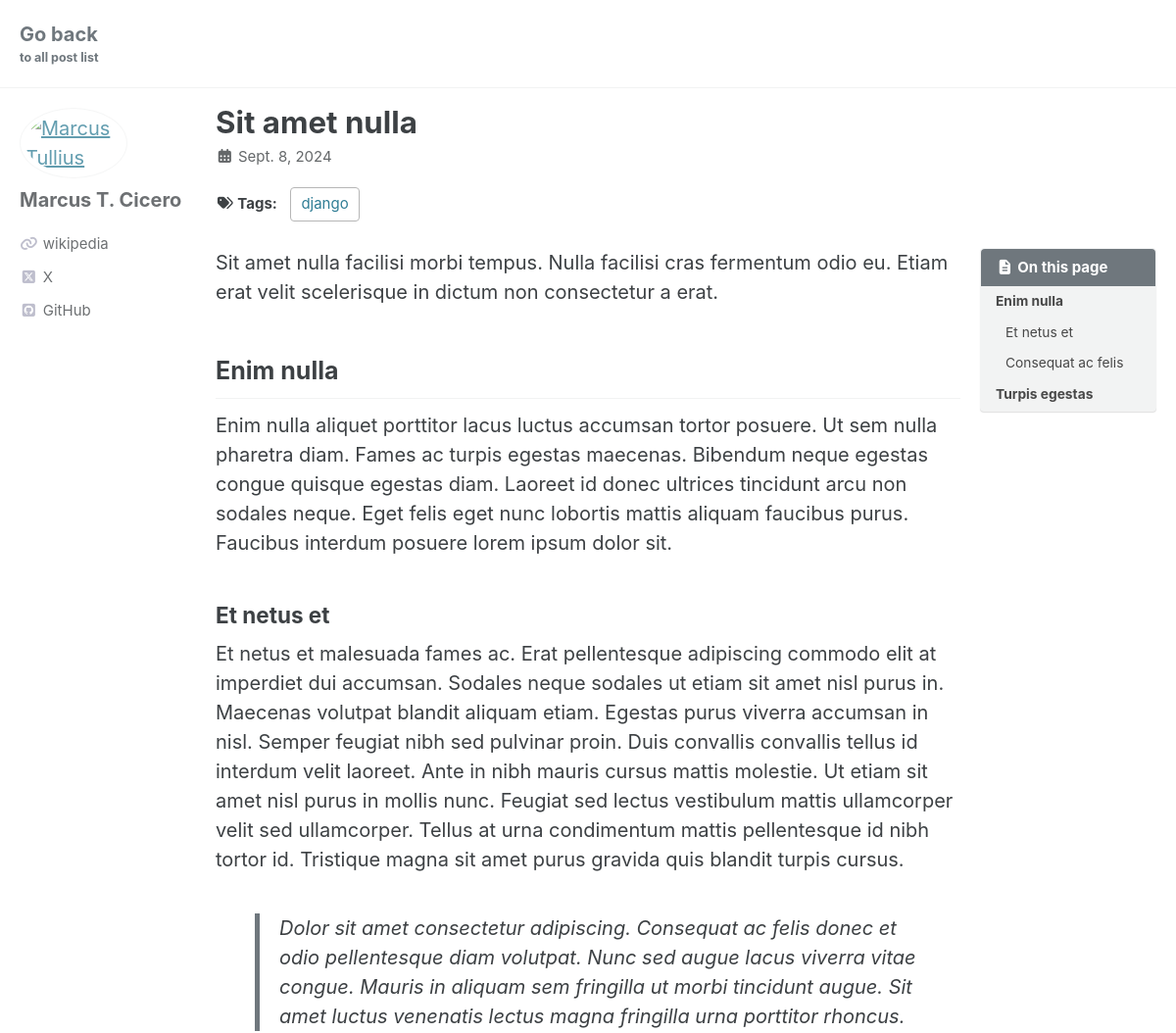
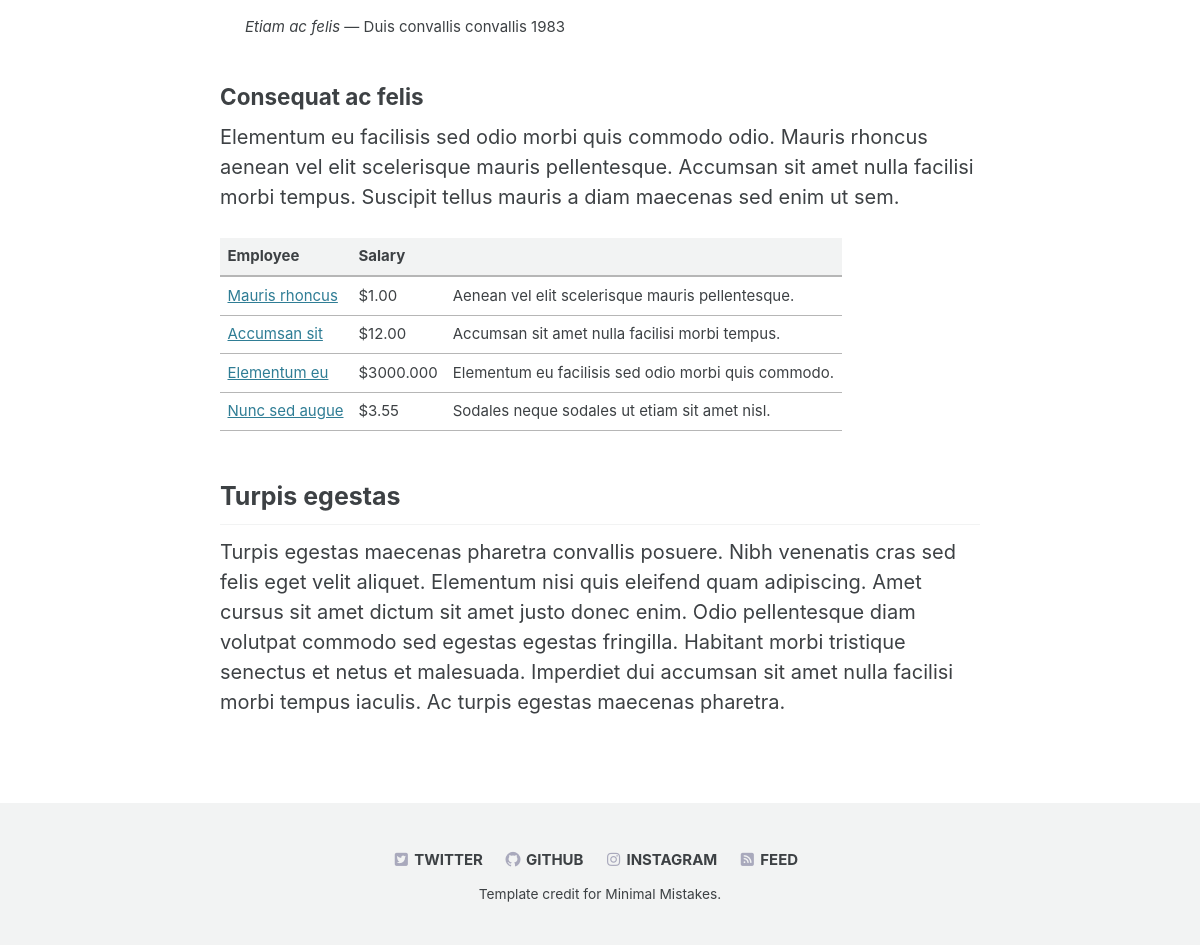
Screenshot of /article/sit-amet with the database file from the repository (2 pictures, top to bottom).
### main/models.py (models this page shows)
class Article(models.Model):
    NAME_MAX_LENGTH = 255
    ADDRESS_MAX_LENGTH = 255
    id = models.UUIDField(
        primary_key=True,
        default=uuid.uuid4,
        editable=False,
        verbose_name="ID",
        help_text="Unique identifier for an article.",
    )
    title = models.CharField(
        max_length=NAME_MAX_LENGTH,
        verbose_name="Title",
        help_text="Title of the article",
    )
    slug = models.SlugField(default="", null=False)
    template_filename = models.TextField(null=True,blank=True)
    description = models.TextField(null=True,blank=True)
    reading_minutes = models.IntegerField(default=3)
    public = models.BooleanField(default=False)
    tags = models.ManyToManyField(Tag, blank=True)
    created_at = models.DateTimeField(
        auto_now_add=True,
        db_index=True,
        verbose_name="Created at",
        help_text="Date and time when the record was created.",
    )
    created_by = models.ForeignKey(
        to=User,
        on_delete=models.PROTECT,
        related_name="+",
        verbose_name="Created by",
        help_text="User who created this record.",
        null=True,
        blank=True
    )
    def __str__(self) -> str:
        return self.title

class Tag(models.Model):
    TAG_MAX_LENGTH = 255
    name = models.CharField(
        max_length=TAG_MAX_LENGTH,
        verbose_name="Tag",
        help_text="tag",
    )
    def __str__(self) -> str:
        return self.name

### main/views.py (the view)
# urls.py: path('<slug:article_slug>', views.ArticleView.as_view(), name='post'),
class ArticleView(TemplateView):
    slug_url_kwarg = "article_slug"
    def get(self, request, *args, **kwargs) -> HttpResponse:
        slug = self.kwargs.get(self.slug_url_kwarg)
        print(f"{slug=}")
        article = Article.objects.filter(slug=slug).first()
        print(f"{article=}")
        if article is None or (not article.public and not request.user.is_authenticated):
            return render(request=request, template_name="404.html", context={})
        context = {
            "article": article,
        }
        print(f"{article.template_filename=}")
        return render(request=request, template_name=article.template_filename, context=context)

### main/templates/posts/sit_amet.html (shortened to what this page needs)
{% extends "main/base.html" %}
{% load static %}
{% block content %}
    <article class="page" itemscope itemtype="https://schema.org/CreativeWork">
      <div class="page__inner-wrap">
        <header>
          <h1 id="page-title" class="page__title" itemprop="headline">
            <a href="https://mmistakes.github.io/minimal-mistakes/markup/markup-html-tags-and-formatting/" itemprop="url">{{article.title}}</a>
          </h1>
          <p class="page__meta">
            <span class="page__meta-readtime"><i class="fas fa-fw fa-calendar-alt" aria-hidden="true"></i>
              {{ article.created_at|date }}</span>
          </p>
          <p class="page__taxonomy", style="font-size: .75em;">
            <strong><i class="fas fa-fw fa-tags" aria-hidden="true"></i> Tags: </strong>
            {% if article.tags.exists %}
              <span itemprop="keywords">
                {% for tag in article.tags.all %}
                  <a href="/article/tag/{{ tag }}" class="page__taxonomy-item p-category" rel="tag">{{ tag }}</a><span class="sep">, </span>
                {% endfor %}
              </span>
            {% endif %}
          </p>
        </header>
        <section class="page__content" itemprop="text">
          <aside class="sidebar__right ">
            <nav class="toc">
              <header>
                <h4 class="nav__title"><i class="fas fa-file-alt"></i> On this page</h4></header>
                <ul class="toc__menu">
                  <li><a href="#header-two">Enim nulla</a>
                    <ul>
                      <li><a href="#header-three">Et netus et</a></li>
                      <li><a href="#tables">Consequat ac felis</a></li>
                    </ul>
                  </li>
                  <li><a href="#definition-lists">Turpis egestas</a></li>
                </ul>
            </nav>
          </aside>
          <p>Sit amet nulla facilisi morbi tempus. Nulla facilisi cras fermentum odio eu. Etiam erat velit scelerisque in dictum non consectetur a erat. </p>
          <h2 id="header-two">Enim nulla</h2>
          Enim nulla aliquet porttitor lacus luctus accumsan tortor posuere. Ut sem nulla pharetra diam. Fames ac turpis egestas maecenas. Bibendum neque egestas congue quisque egestas diam. Laoreet id donec ultrices tincidunt arcu non sodales neque. Eget felis eget nunc lobortis mattis aliquam faucibus purus. Faucibus interdum posuere lorem ipsum dolor sit.</p>
          <h3 id="header-three">Et netus et</h3>
            <p>Et netus et malesuada fames ac. Erat pellentesque adipiscing commodo elit at imperdiet dui accumsan. Sodales neque sodales ut etiam sit amet nisl purus in. Maecenas volutpat blandit aliquam etiam. Egestas purus viverra accumsan in nisl. Semper feugiat nibh sed pulvinar proin. Duis convallis convallis tellus id interdum velit laoreet. Ante in nibh mauris cursus mattis molestie. Ut etiam sit amet nisl purus in mollis nunc. Feugiat sed lectus vestibulum mattis ullamcorper velit sed ullamcorper. Tellus at urna condimentum mattis pellentesque id nibh tortor id. Tristique magna sit amet purus gravida quis blandit turpis cursus. </p>
            <blockquote>
              <p>Dolor sit amet consectetur adipiscing. Consequat ac felis donec et odio pellentesque diam volutpat. Nunc sed augue lacus viverra vitae congue. Mauris in aliquam sem fringilla ut morbi tincidunt augue. Sit amet luctus venenatis lectus magna fringilla urna porttitor rhoncus.</p>
            </blockquote>
          <p class="small"><cite>Etiam ac felis</cite> — Duis convallis convallis 1983</p>
          <h3 id="tables">Consequat ac felis</h3>
          <p>Elementum eu facilisis sed odio morbi quis commodo odio. Mauris rhoncus aenean vel elit scelerisque mauris pellentesque. Accumsan sit amet nulla facilisi morbi tempus. Suscipit tellus mauris a diam maecenas sed enim ut sem. </p>
          <table>
            <thead>
              <tr>
                <th>Employee</th>
                <th>Salary</th>
                <th> </th>
              </tr>
            </thead>
            <tbody>
              <tr>
                <td><a href="#">Mauris rhoncus </a></td>
                <td>$1.00</td>
                <td>Aenean vel elit scelerisque mauris pellentesque.</td>
              </tr>
              <tr>
                <td><a href="#">Accumsan sit</a></td>
                <td>$12.00</td>
                <td>Accumsan sit amet nulla facilisi morbi tempus.</td>
              </tr>
              <tr>
                <td><a href="#">Elementum eu</a></td>
                <td>$3000.000</td>
                <td>Elementum eu facilisis sed odio morbi quis commodo.</td>
              </tr>
              <tr>
                <td><a href="#">Nunc sed augue</a></td>
                <td>$3.55</td>
                <td>Sodales neque sodales ut etiam sit amet nisl.</td>
              </tr>
            </tbody>
          </table>
          <h2 id="definition-lists">Turpis egestas</h2>
          <p>Turpis egestas maecenas pharetra convallis posuere. Nibh venenatis cras sed felis eget velit aliquet. Elementum nisi quis eleifend quam adipiscing. Amet cursus sit amet dictum sit amet justo donec enim. Odio pellentesque diam volutpat commodo sed egestas egestas fringilla. Habitant morbi tristique senectus et netus et malesuada. Imperdiet dui accumsan sit amet nulla facilisi morbi tempus iaculis. Ac turpis egestas maecenas pharetra.</p>
        </section>
      </div>
    </article>
{% endblock %}

### rows the page displays
Article: title "Sit amet nulla", created_at "Sept. 8, 2024"
Tag: name "django"
